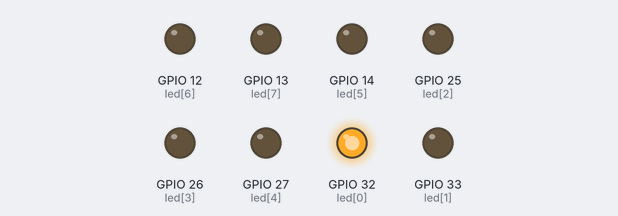
Simulated run of this program. Board: ESP32 board running MicroPython. Shown: output pins drawn as LEDs (lit = HIGH).

Above: at 0.2 s.
At 0.7 s:
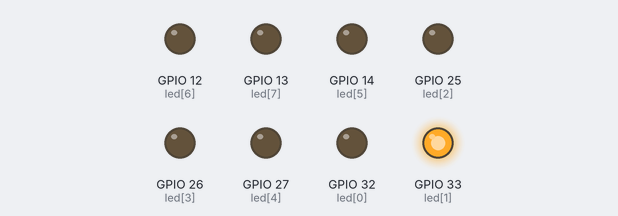
At 2.2 s:
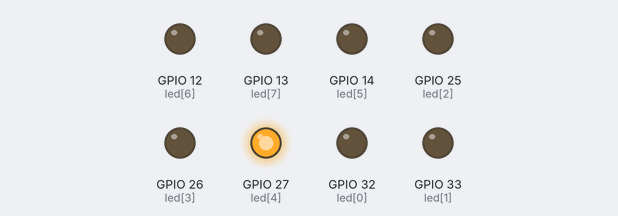
At 4.0 s:
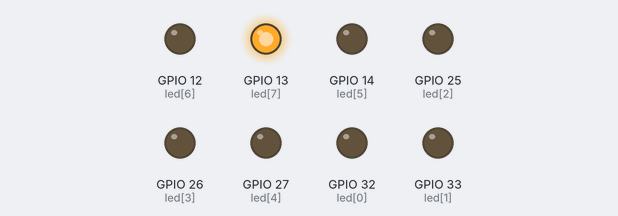
At 6.7 s:
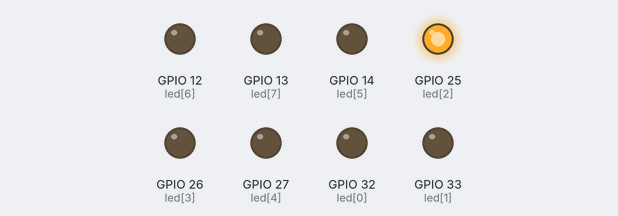
At 9.7 s:
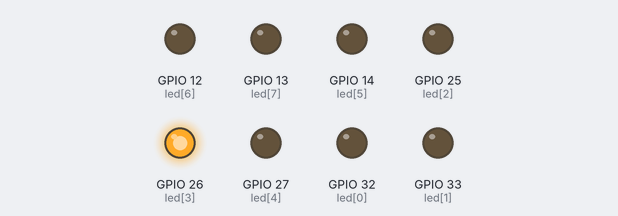
Timing chart, 0 to 10.4 s (numbered marks = the images above):
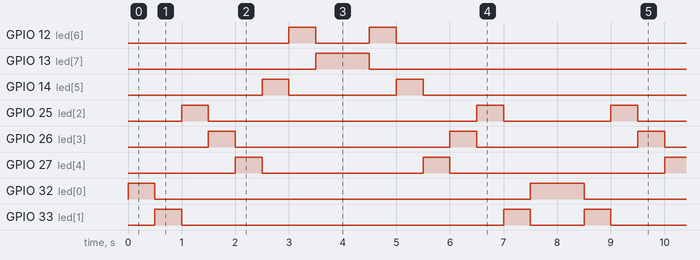

The program:

main.py
```python
from machine import Pin
import time

led = [32,33,25,26,27,14,12,13]


while True:
    for i in led:
        i = Pin(i, Pin.OUT)
        i.on()
        time.sleep(0.5)
        i.off()
        if (i == 13):
            break

    for i in led[::-1]:
        i = Pin(i, Pin.OUT)
        i.on()
        time.sleep(0.5)
        i.off()
        if (i == 32):
            break
```

Measured:
- by itself, GPIO 12 (led[6]): repeats every 8.0 s: LOW 1.0 s, HIGH 0.50 s, LOW 6.0 s, HIGH 0.50 s
- by itself, GPIO 13 (led[7]): alternates HIGH for 1.0 s and LOW for 7.0 s
- by itself, GPIO 14 (led[5]): repeats every 8.0 s: LOW 2.0 s, HIGH 0.50 s, LOW 5.0 s, HIGH 0.50 s
- by itself, GPIO 25 (led[2]): repeats every 8.0 s: LOW 5.0 s, HIGH 0.50 s, LOW 2.0 s, HIGH 0.50 s
- by itself, GPIO 26 (led[3]): repeats every 8.0 s: LOW 4.0 s, HIGH 0.50 s, LOW 3.0 s, HIGH 0.50 s
- by itself, GPIO 27 (led[4]): repeats every 8.0 s: LOW 3.0 s, HIGH 0.50 s, LOW 4.0 s, HIGH 0.50 s
- by itself, GPIO 32 (led[0]): repeats every 8.0 s: LOW 7.0 s, HIGH 1.0 s
- by itself, GPIO 33 (led[1]): repeats every 8.0 s: LOW 6.0 s, HIGH 0.50 s, LOW 1.0 s, HIGH 0.50 s
